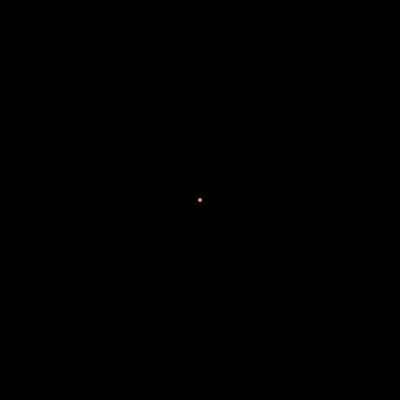
Frame 1 (no input)
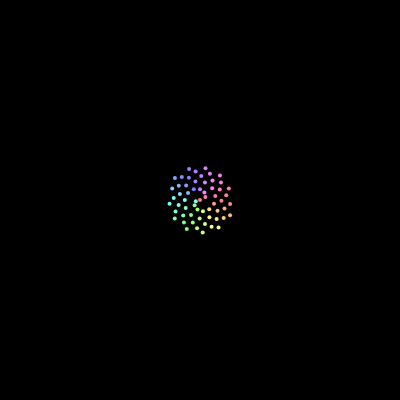
Frame 60 (no input)
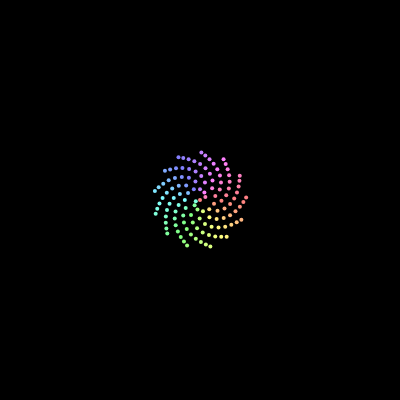
Frame 120 (the mouse pressed at the canvas centre since frame 60)

The p5.js sketch that drew these frames (run headless with seeded random() and noise() and a simulated clock; from frame 60 on, the mouse is pressed at the canvas centre):

// p5.js sketch
// ── sketch.js
var n = 0;
var c = 4;
var multiplier = 137.5;
var increase = 1.2;

function setup() {
    createCanvas(400,400);
    angleMode(DEGREES);
    colorMode(HSB)
    background(0);
}

function draw() {

    var a = n * multiplier;
    var r = c * sqrt(n);

    var x = r * cos(a) + width/2;
    var y = r * sin(a) + height/2;

    //var cx = map(x,0,width,0,255);


    fill(a % 360, 50, 100);
    noStroke();

    ellipse(x, y, 4, 4)

    n += increase;
    increase +=.00005;
    //multiplier += 1.2;

}

/// IDEAS ///
/*
multiplier increases and decreases at certain rates:
-=.1
+=.1
+=.5
.05
3

play around with colours
fill(r % 360, 50, 100);
fill(r % 360, 100, 100);
same with fill(a)

rainbow!
var cx = map(x,0,width,0,255);
fill(cx % 360, 50, 100);

increase amount n increases by
make this variable += 0.0001 on every iteration

COOL PATTERN
increase 1.2 && increase +=.0001
*/
